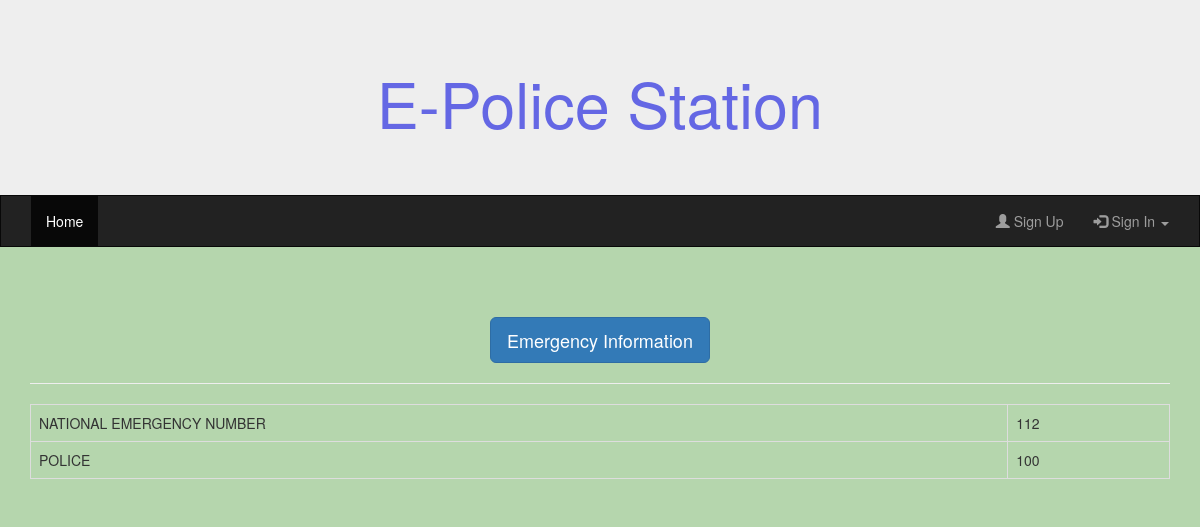
/Show_emergency/, run on the app's committed database.
### ep_app/models.py (models this page shows)
class Emergency_Information(models.Model):
    Name = models.CharField(max_length=200)
    Number = models.BigIntegerField()

### ep_app/views.py (the view)
# urls.py: path("Show_emergency/",views.Show_emergencyListView.as_view(),name = 'Show_emergency'),
class Show_emergencyListView(ListView):
    model = models.Emergency_Information
    template_name = 'visitor/Show_emergency.html'

### templates/visitor/Show_emergency.html
{% extends 'base.html' %}
{% block content %}
    <div class="container">
        <center>
            <h1 class="btn btn-lg btn-primary"> Emergency Information</h1>
            <hr>
            <table class="table table-bordered table-hover">
                <tbody>
                    {% for object in object_list %}
                    <tr>
                        <td>{{object.Name}}</td>
                        <td>{{object.Number}}</td>
                    </tr>
                    {% endfor %}
                </tbody>
            </table>
        </center>
    </div>
{% endblock %}

### data on the page
Emergency_Information: Name "NATIONAL EMERGENCY NUMBER", Number "112"
Emergency_Information: Name "POLICE", Number "100"
